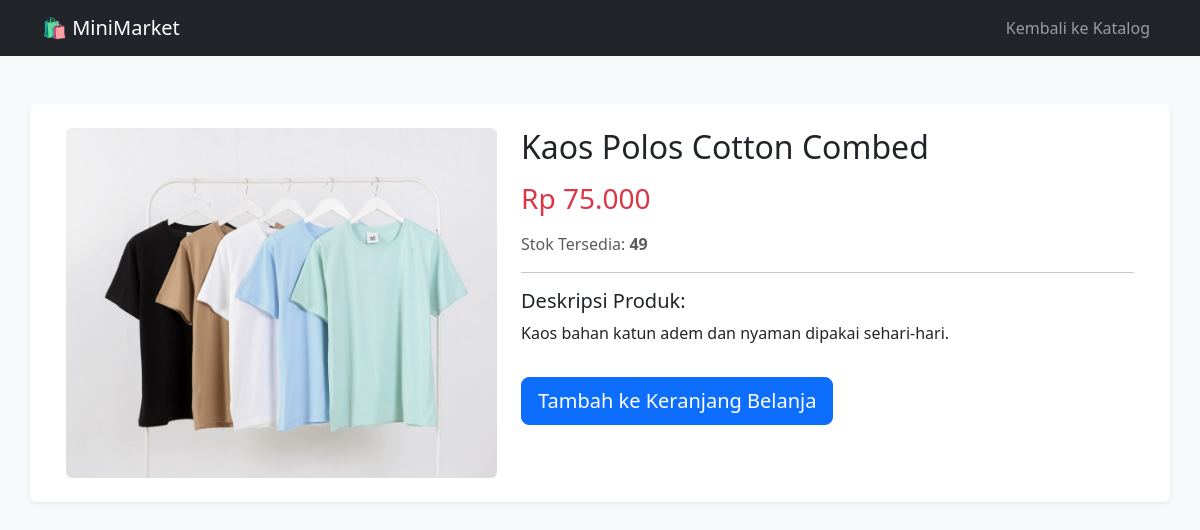
Screenshot of /detail.php?id=2 with the database file from the repository.
### tables this page shows
CREATE TABLE `products` (
  `product_id` int(11) NOT NULL,
  `category_id` int(11) NOT NULL,
  `seller_id` int(11) NOT NULL,
  `product_name` varchar(150) NOT NULL,
  `description` text DEFAULT NULL,
  `price` decimal(12,2) NOT NULL,
  `stock` int(11) NOT NULL DEFAULT 0,
  `image` varchar(255) DEFAULT NULL,
  `created_at` timestamp NOT NULL DEFAULT current_timestamp()
);

### detail.php (the view, shortened to what this page needs)
<?php
include 'koneksi.php';
$id = isset($_GET['id']) ? intval($_GET['id']) : 0;
$result = mysqli_query($conn, "SELECT * FROM products WHERE product_id = $id");
$product = mysqli_fetch_assoc($result);
?>
<!DOCTYPE html>
<html lang="id">
<head>
    <link href="https://cdn.jsdelivr.net/npm/bootstrap@5.3.0/dist/css/bootstrap.min.css" rel="stylesheet">
</head>
<body class="bg-light">
    <nav class="navbar navbar-expand-lg navbar-dark bg-dark">
        <div class="container">
            <a class="navbar-brand" href="index.php">🛍️ MiniMarket</a>
            <div class="navbar-nav ms-auto">
                <a class="nav-link" href="index.php">Kembali ke Katalog</a>
            </div>
        </div>
    </nav>
    <div class="container my-5">
        <div class="row bg-white p-4 rounded shadow-sm">
            <div class="col-md-5">
                <img src="image/<?= !empty($product['image']) ? $product['image'] : 'default.jpg'; ?>" class="img-fluid rounded" alt="Produk" style="width: 100%; height: 350px; object-fit: cover;">
            </div>
            <div class="col-md-7">
                <h2><?= htmlspecialchars($product['product_name']); ?></h2>
                <h3 class="text-danger my-3">Rp <?= number_format($product['price'], 0, ',', '.'); ?></h3>
                <p class="text-muted">Stok Tersedia: <strong><?= $product['stock']; ?></strong></p>
                <hr>
                <h5>Deskripsi Produk:</h5>
                <p><?= nl2br(htmlspecialchars($product['description'])); ?></p>
                <a href="cart.php?add=<?= $product['product_id']; ?>" class="btn btn-primary btn-lg mt-3">Tambah ke Keranjang Belanja</a>
            </div>
        </div>
    </div>
</body>
</html>

### rows the page displays
products: image (picture), product_name "Kaos Polos Cotton Combed", price "75.000", stock "49", description "Kaos bahan katun adem dan nyaman dipakai sehari-hari."
